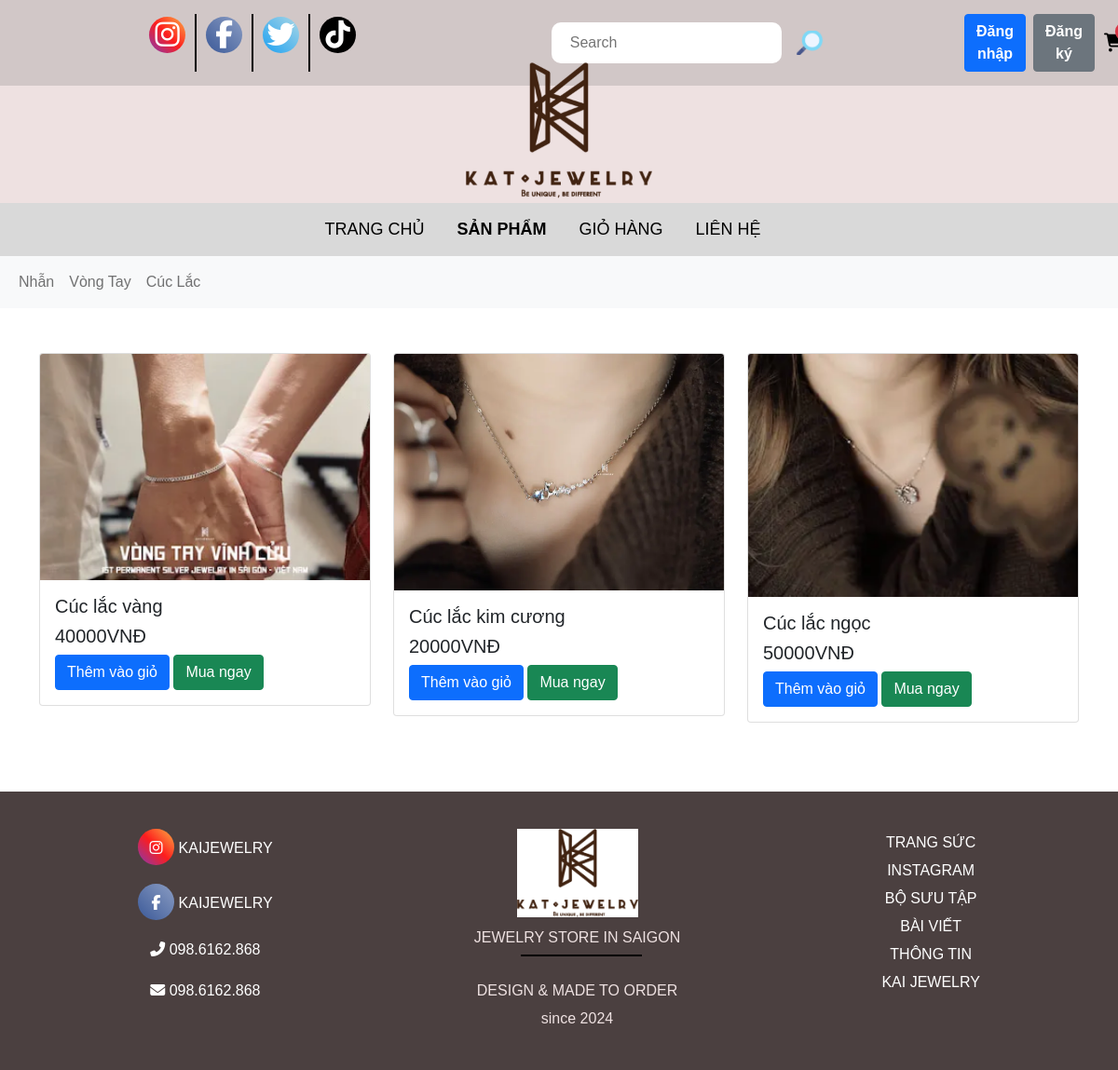
/category/?category=Cuclac, run on the app's committed database.
### apps/models.py (models this page shows, shortened)
class Category(models.Model):
    sub_category =models.ForeignKey('self', on_delete=models.CASCADE, related_name ='sub_categories', null =True, blank =True)
    is_sub =models.BooleanField(default=False)
    name = models.CharField(max_length = 200, null =True)
    slug =models.SlugField(max_length=200, unique=True)

class Product(models.Model):
    category = models.ManyToManyField(Category, related_name='product')
    name = models.CharField(max_length=200, null=True)
    price = models.IntegerField()
    detail =models.TextField(null=True, blank = True)
    image = models.ImageField(null =True, blank = True)
    @property
    def ImageURL(self):
        try:
            url = self.image.url
        except:
            url = ''
        return url

### apps/views.py (the view)
# urls.py: path('category/', views.category, name='category'),
def category(request):
    categories = Category.objects.filter(is_sub =False)
    active_category = request.GET.get('category','')
    if request.user.is_authenticated:
       customer = request.user
       order, created = Order.objects.get_or_create(customer=customer, complete=False)
       cartItems = order.get_cart_items
       user_login = "show"
       user_not_login = "hidden"
    else:
       order = {'get_cart_items' : 0 , 'get_cart_total':0}
       cartItems = order['get_cart_items']
       user_login = "hidden"
       user_not_login = "show"
    products = Product.objects.all()
    if active_category:
        products=Product.objects.filter(category__slug = active_category)
    context = {
        'categories':categories,
        'active_category':active_category,
        'products': products,
        'user_authenticated': request.user.is_authenticated,
        'user_username': request.user.username,
        'cartItems':cartItems,
        'user_login': user_login,
        'user_not_login':user_not_login
    }
    return render(request, 'category.html', context)

### apps/templates/category.html (shortened to what this page needs)
{%load static%}
<!DOCTYPE html>
<html lang="en">
  <head>
    <link rel="stylesheet" href="https://cdnjs.cloudflare.com/ajax/libs/font-awesome/6.7.2/css/all.min.css" />
    <link rel="stylesheet" href="{% static 'css/bootstrap.min.css' %}" />
    <link rel="stylesheet" href="{% static 'css/style.css' %}" />
    <link rel="stylesheet" href="{% static 'css/show_product.css' %}" />
  </head>
  <body>
    <div class="header">
      <div class="list-social">
        <div class="list__social inst">
          <a href=""><i class="fa-brands fa-instagram"></i></a>
        </div>
        <div class="list__social face">
          <a href=""><i class="fa-brands fa-facebook-f"></i></a>
        </div>
        <div class="list__social twit">
          <a href=""> <i class="fa-brands fa-twitter"></i></a>
        </div>
        <div class="list__social tikt">
          <a href=""><i class="fa-brands fa-tiktok"></i></a>
        </div>
      </div>
      <div class="support-bar">
        <form class="d-flex" role="search" method="POST" action="{%url 'search'%}">
          <input name="searched" placeholder="Search" class="search-input" />
          <button type="submit" class="btn btn-link p-0 border-0">
            <img src="{% static 'img/search.png' %}" alt="Search" class="img-fluid" />
          </button>
        </form>
        <div class="auth-container d-flex justify-content-between align-items-center">
          <div class="auth-buttons d-flex" style="visibility: {{ user_not_login }}">
            <a href="{%url 'login'%}"
              ><button class="btn btn-primary me-2"><b>Đăng nhập</b></button></a
            >
            <a href="{%url 'register'%}"
              ><button class="btn btn-secondary"><b>Đăng ký</b></button></a
            >
          </div>
        </div>
        <div class="form-inline my-2 my-lg-0 position-relative">
          <a id="cart-icon" href="{% url 'cart' %}" class="text-decoration-none">
            <i class="fa-solid fa-cart-shopping fa-lg"></i>
          </a>
          <span id="cart-total" class="position-absolute top-0 start-100 translate-middle badge rounded-pill bg-danger"> {{cartItems}} </span>
        </div>
      </div>
    </div>
    <div class="header-logo"><img src="{% static "img/logo.png" %}" alt="" /></div>
    <div class="hero">
      <div class="menu">
        <a href="{% url 'home' %}">
          <div class="menu-pages">TRANG CHỦ</div>
        </a>
        <a href="{% url 'product' %}">
          <div class="menu-pages menu-active">SẢN PHẨM</div>
        </a>
        <a href="{% url 'cart' %}">
          <div class="menu-pages">GIỎ HÀNG</div>
        </a>
        <a href="{% url 'contact' %}">
          <div class="menu-pages">LIÊN HỆ</div>
        </a>
      </div>
      <nav class="navbar navbar-expand-lg navbar-light bg-light">
        <div class="container-fluid">
          <div class="navbar-collapse" id="navbarNav">
            <ul class="navbar-nav">
              {%for i in categories%}
              <li class="nav-item">
                <a class="nav-link" href="{% url 'category' %}?category={{i.slug}}">{{i.name}}</a>
              </li>
              {% endfor %}
            </ul>
          </div>
        </div>
      </nav>
      <div class="container mt-5">
        <div class="row">
          {%for product in products %}
          <div class="col-md-4 mb-4">
            <div class="card">
              <a href="{%url 'detail'%}?id={{product.id}}"><img src="{{product.ImageURL}}" class="card-img-top" alt="" /></a>
              <div class="card-body">
                <h5 class="card-title">{{product.name}}</h5>
                <h5 class="card-price">{{product.price}}VNĐ</h5>
                <button data-product="{{product.id}}" data-action="add" class="btn btn-primary update-cart">Thêm vào giỏ</button>
                <a href="{% url 'cart' %}"><button class="btn btn-success ml-2">Mua ngay</button></a>
              </div>
            </div>
          </div>
          {% endfor %}
        </div>
      </div>
    </div>
    <div class="footer">
      <div class="footer-box">
        <a class="footer-box-left" href="">
          <i class="fa-brands fa-instagram"></i>
          <span>KAIJEWELRY</span>
        </a>
        <a class="footer-box-left" href="">
          <i class="fa-brands fa-facebook-f"></i>
          <span>KAIJEWELRY</span>
        </a>
        <a class="footer-box-left" href="">
          <i class="fa-solid fa-phone-flip"></i>
          <span>098.6162.868</span>
        </a>
        <a class="footer-box-left" href="">
          <i class="fa-solid fa-envelope"></i>
          <span>098.6162.868</span>
        </a>
      </div>
      <div class="footer-box">
        <div class="footer-box-icon"><img src="{% static 'img/logo.png' %}" alt="" /></div>
        <div class="footer-box-desc">JEWELRY STORE IN SAIGON</div>
        <div class="footer-desc">DESIGN & MADE TO ORDER</div>
        <div class="footer-desc">since 2024</div>
      </div>
      <div class="footer-box">
        <a href=""><div class="footer-desc">TRANG SỨC</div></a>
        <a href=""><div class="footer-desc">INSTAGRAM</div></a>
        <a href=""><div class="footer-desc">BỘ SƯU TẬP</div></a>
        <a href=""><div class="footer-desc">BÀI VIẾT</div></a>
        <a href=""><div class="footer-desc">THÔNG TIN</div></a>
        <a href=""><div class="footer-desc">KAI JEWELRY</div></a>
      </div>
    </div>
  </body>
</html>

### apps/static/css/style.css (style rules this page uses)
* { margin: 0; padding: 0; box-sizing: border-box; font-family: Arial, Helvetica, sans-serif; }
a { color: black; text-decoration: unset; }
.header { background: #d1c7c7; display: flex; justify-content: space-between; }
.list-social, .support-bar { display: flex; justify-content: space-between; padding: 15px 150px; min-width: 400px; }
.list__social:last-child { border-right: none; }
.list__social { border-right: 2px solid black; font-size: 30px; padding: 0 10px; }
.support-bar img { width: 30px; margin: 0 15px; }
.fa-brands { border-radius: 50%; display: inline-flex; justify-content: center; align-items: center; color: white; width: 39px; height: 39px; text-align: center; }
.fa-instagram { background: linear-gradient(45deg, #833ab4, #fd1d1d, #fcb045); }
.fa-facebook-f { background: linear-gradient(45deg, #3b5998, #8b9dc3); }
.fa-twitter { background: linear-gradient(45deg, #1da1f2, #a9d6e5); }
.fa-tiktok { background: linear-gradient(45deg, #000, #010101); }
.support-bar { display: flex; align-items: center; gap: 10px; }
.support-bar .search-input { padding: 10px 20px; outline: none; border: none; border-radius: 10px; }
#cart-icon { width: 50px; }
.header-logo { background: #eee1e1; text-align: center; padding: 5px; }
.header-logo img { margin-top: -30px; width: 200px; }
.menu { display: flex; justify-content: center; background: #d9d9d9; padding: 15px; }
.menu-pages { margin-right: 35px; font-size: 18px; }
.menu-active, .product-item-active { font-weight: bold; }
.footer { margin-top: 50px; display: flex; justify-content: space-around; background: #4b4040; color: #eee1e1; padding: 40px; }
.footer span, .footer a { color: #ffffff; }
.footer-box { margin: 0 30px; text-align: center; }
.footer-box:last-child { border: none; }
.footer-box:last-child::before { display: none; }
.footer-box-left { display: block; margin-bottom: 20px; }
.footer-box-icon img { width: 130px; background: white; margin-bottom: 10px; }
.footer-box-desc { position: relative; margin-bottom: 30px; }
.footer-box-desc::before { content: ""; position: absolute; top: 30px; left: 50px; width: 130px; height: 2px; background: #000; }
.footer-box .footer-desc { line-height: 30px; }

### data on the page
Category: name "Nhẫn"
Category: name "Vòng Tay"
Category: name "Cúc Lắc"
Product: ImageURL (picture), name "Cúc lắc vàng", price "40000"
Product: ImageURL (picture), name "Cúc lắc kim cương", price "20000"
Product: ImageURL (picture), name "Cúc lắc ngọc", price "50000"
